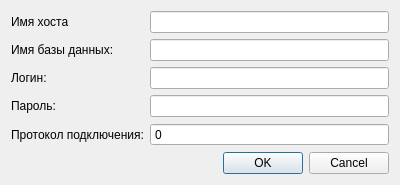
<?xml version="1.0" encoding="UTF-8"?>
<ui version="4.0">
 <class>DBLog</class>
 <widget class="QDialog" name="DBLog">
  <property name="geometry">
   <rect>
    <x>0</x>
    <y>0</y>
    <width>400</width>
    <height>182</height>
   </rect>
  </property>
  <property name="windowTitle">
   <string>Dialog</string>
  </property>
  <layout class="QFormLayout" name="formLayout">
   <item row="0" column="0">
    <widget class="QLabel" name="l_hostName">
     <property name="text">
      <string>Имя хоста</string>
     </property>
     <property name="buddy">
      <cstring>le_hostName</cstring>
     </property>
    </widget>
   </item>
   <item row="0" column="1">
    <widget class="QLineEdit" name="le_hostName"/>
   </item>
   <item row="2" column="0">
    <widget class="QLabel" name="l_dbName">
     <property name="text">
      <string>Имя базы данных:</string>
     </property>
     <property name="buddy">
      <cstring>le_dbName</cstring>
     </property>
    </widget>
   </item>
   <item row="2" column="1">
    <widget class="QLineEdit" name="le_dbName"/>
   </item>
   <item row="5" column="0">
    <widget class="QLabel" name="l_password">
     <property name="text">
      <string>Пароль:</string>
     </property>
     <property name="buddy">
      <cstring>le_password</cstring>
     </property>
    </widget>
   </item>
   <item row="5" column="1">
    <widget class="QLineEdit" name="le_password"/>
   </item>
   <item row="6" column="0">
    <widget class="QLabel" name="l_connProt">
     <property name="text">
      <string>Протокол подключения:</string>
     </property>
     <property name="buddy">
      <cstring>sb_connProt</cstring>
     </property>
    </widget>
   </item>
   <item row="6" column="1">
    <widget class="QSpinBox" name="sb_connProt">
     <property name="buttonSymbols">
      <enum>QAbstractSpinBox::NoButtons</enum>
     </property>
     <property name="maximum">
      <number>9999999</number>
     </property>
    </widget>
   </item>
   <item row="7" column="0" colspan="2">
    <widget class="QDialogButtonBox" name="buttonBox">
     <property name="orientation">
      <enum>Qt::Horizontal</enum>
     </property>
     <property name="standardButtons">
      <set>QDialogButtonBox::Cancel|QDialogButtonBox::Ok</set>
     </property>
    </widget>
   </item>
   <item row="4" column="0">
    <widget class="QLabel" name="l_login">
     <property name="text">
      <string>Логин:</string>
     </property>
     <property name="buddy">
      <cstring>le_login</cstring>
     </property>
    </widget>
   </item>
   <item row="4" column="1">
    <widget class="QLineEdit" name="le_login"/>
   </item>
  </layout>
 </widget>
 <tabstops>
  <tabstop>le_hostName</tabstop>
  <tabstop>le_dbName</tabstop>
  <tabstop>le_login</tabstop>
  <tabstop>le_password</tabstop>
  <tabstop>sb_connProt</tabstop>
 </tabstops>
 <resources/>
 <connections>
  <connection>
   <sender>buttonBox</sender>
   <signal>accepted()</signal>
   <receiver>DBLog</receiver>
   <slot>accept()</slot>
   <hints>
    <hint type="sourcelabel">
     <x>248</x>
     <y>254</y>
    </hint>
    <hint type="destinationlabel">
     <x>157</x>
     <y>274</y>
    </hint>
   </hints>
  </connection>
  <connection>
   <sender>buttonBox</sender>
   <signal>rejected()</signal>
   <receiver>DBLog</receiver>
   <slot>reject()</slot>
   <hints>
    <hint type="sourcelabel">
     <x>316</x>
     <y>260</y>
    </hint>
    <hint type="destinationlabel">
     <x>286</x>
     <y>274</y>
    </hint>
   </hints>
  </connection>
 </connections>
</ui>
